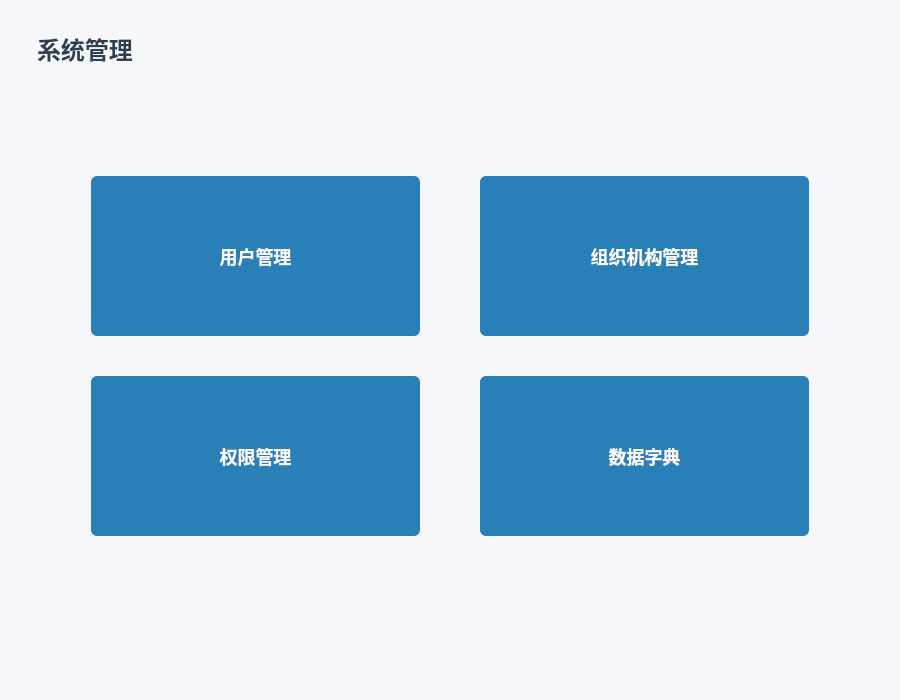
<?xml version="1.0" encoding="UTF-8"?>
<ui version="4.0">
 <class>SystemManageWindow</class>
 <widget class="QWidget" name="SystemManageWindow">
  <property name="geometry">
   <rect>
    <x>0</x>
    <y>0</y>
    <width>900</width>
    <height>700</height>
   </rect>
  </property>
  <property name="windowTitle">
   <string>系统管理</string>
  </property>
  <property name="styleSheet">
   <string notr="true">background-color: #f5f7fa;</string>
  </property>
  <layout class="QVBoxLayout" name="verticalLayout">
   <property name="spacing">
    <number>30</number>
   </property>
   <item>
    <widget class="QLabel" name="labelTitle">
     <property name="styleSheet">
      <string notr="true">font-size: 24px; color: #2c3e50; padding: 20px; font-weight: bold;</string>
     </property>
     <property name="text">
      <string>系统管理</string>
     </property>
    </widget>
   </item>
   <item>
    <spacer name="verticalSpacer_2">
     <property name="orientation">
      <enum>Qt::Vertical</enum>
     </property>
     <property name="sizeType">
      <enum>QSizePolicy::Fixed</enum>
     </property>
     <property name="sizeHint" stdset="0">
      <size>
       <width>20</width>
       <height>40</height>
      </size>
     </property>
    </spacer>
   </item>
   <item>
    <layout class="QGridLayout" name="gridLayout">
     <property name="horizontalSpacing">
      <number>60</number>
     </property>
     <property name="verticalSpacing">
      <number>40</number>
     </property>
     <!-- 修复边距设置：将rect替换为四个整数参数 -->
     <property name="leftMargin">
      <number>80</number>
     </property>
     <property name="topMargin">
      <number>20</number>
     </property>
     <property name="rightMargin">
      <number>80</number>
     </property>
     <property name="bottomMargin">
      <number>20</number>
     </property>
     <item row="0" column="0">
      <widget class="QPushButton" name="btnUserManage">
       <property name="minimumSize">
        <size>
         <width>220</width>
         <height>160</height>
        </size>
       </property>
       <property name="styleSheet">
        <string notr="true">QPushButton {
    background-color: #2980b9;
    border-radius: 6px;
    font-size: 18px;
    color: white;
    font-weight: bold;
    border: none;
}
QPushButton:hover {
    background-color: #3498db;
}</string>
       </property>
       <property name="text">
        <string>用户管理</string>
       </property>
      </widget>
     </item>
     <item row="0" column="1">
      <widget class="QPushButton" name="btnOrgManage">
       <property name="minimumSize">
        <size>
         <width>220</width>
         <height>160</height>
        </size>
       </property>
       <property name="styleSheet">
        <string notr="true">QPushButton {
    background-color: #2980b9;
    border-radius: 6px;
    font-size: 18px;
    color: white;
    font-weight: bold;
    border: none;
}
QPushButton:hover {
    background-color: #3498db;
}</string>
       </property>
       <property name="text">
        <string>组织机构管理</string>
       </property>
      </widget>
     </item>
     <item row="1" column="0">
      <widget class="QPushButton" name="btnPermissionManage">
       <property name="minimumSize">
        <size>
         <width>220</width>
         <height>160</height>
        </size>
       </property>
       <property name="styleSheet">
        <string notr="true">QPushButton {
    background-color: #2980b9;
    border-radius: 6px;
    font-size: 18px;
    color: white;
    font-weight: bold;
    border: none;
}
QPushButton:hover {
    background-color: #3498db;
}</string>
       </property>
       <property name="text">
        <string>权限管理</string>
       </property>
      </widget>
     </item>
     <item row="1" column="1">
      <widget class="QPushButton" name="btnDictManage">
       <property name="minimumSize">
        <size>
         <width>220</width>
         <height>160</height>
        </size>
       </property>
       <property name="styleSheet">
        <string notr="true">QPushButton {
    background-color: #2980b9;
    border-radius: 6px;
    font-size: 18px;
    color: white;
    font-weight: bold;
    border: none;
}
QPushButton:hover {
    background-color: #3498db;
}</string>
       </property>
       <property name="text">
        <string>数据字典</string>
       </property>
      </widget>
     </item>
    </layout>
   </item>
   <item>
    <spacer name="verticalSpacer">
     <property name="orientation">
      <enum>Qt::Vertical</enum>
     </property>
     <property name="sizeHint" stdset="0">
      <size>
       <width>20</width>
       <height>40</height>
      </size>
     </property>
    </spacer>
   </item>
  </layout>
 </widget>
 <resources/>
 <connections/>
</ui>
